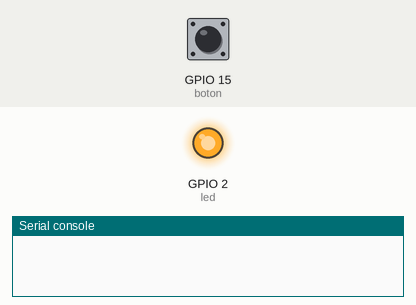
Simulated run of this program. Board: ESP32 board running MicroPython. Parts: output pins drawn as LEDs (lit = HIGH), the last lines printed to the serial console. The inputs (shaded band) are chosen by the test bench; at power-on: GPIO 15 (boton) LOW.

Above: at 1.2 s.
1.3 s: GPIO 15 (boton) pulled HIGH for 0.15 s
At 1.37 s:
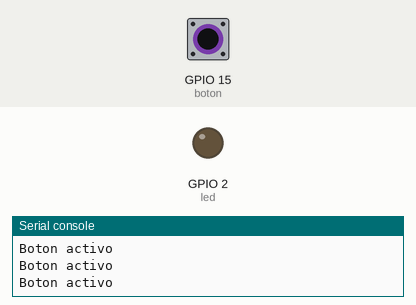
2.9 s: GPIO 15 (boton) pulled HIGH for 3.2 s
At 6.8 s:
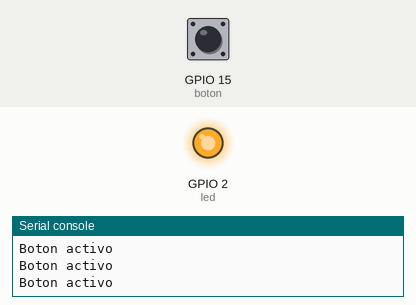
Timing chart, 0 to 8.3 s (numbered marks = the images above; inputs shaded):
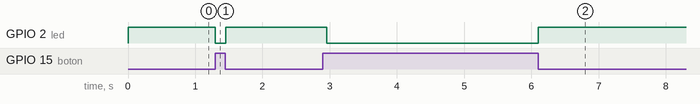

Measured:
- after the input at 1.3 s, GPIO 2 (led): HIGH → LOW at once, → HIGH 0.15 s later
- after the input at 2.9 s, GPIO 2 (led): HIGH → LOW after 0.05 s, → HIGH 3.1 s later

The program:

Estructura.py
```python
# Escribe tu código aquí :-)

# Importar Librerias

import time  # Importamos la libreria para los delay
import machine  # Importamos la libreria para los GPIO

# Variables

tiempo = 500  # Tiempo en ms

# Vamos a configurar los pines GPIO E/S

# Entrada

boton = machine.Pin(15, machine.Pin.IN)  # Pin 15 puesto como entrada
led = machine.Pin(2, machine.Pin.OUT)  # Pin 2 como salida

"""LED CON BOTON"""

while True:

    if (boton.value() == True):
        led.off()
        print("Boton activo")
        time.sleep_ms(10)
    else:
        led.on()
        time.sleep_ms(100)
```
